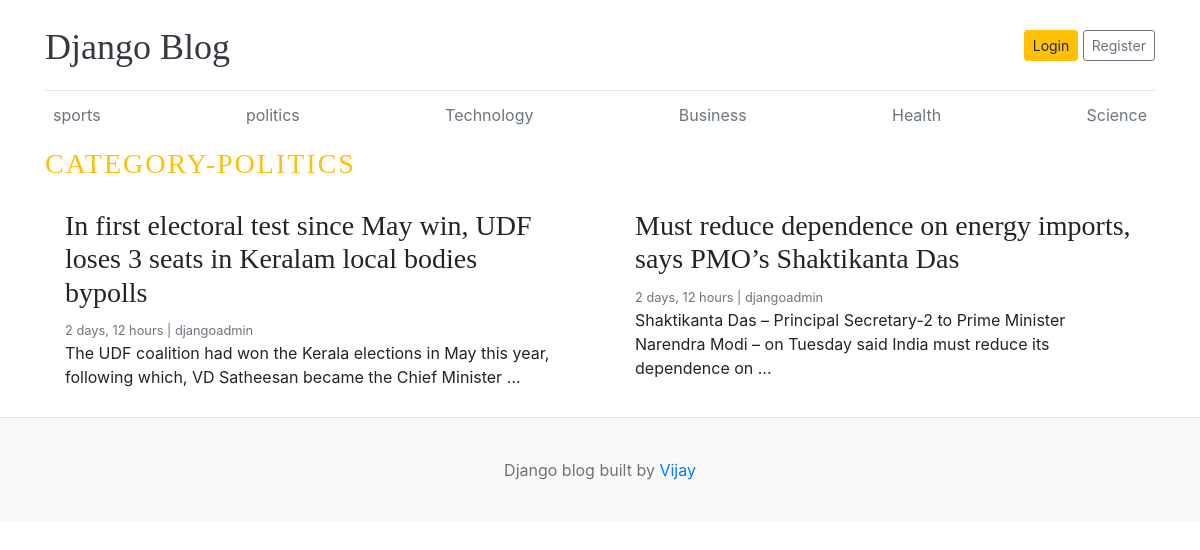
The app's page /category/2/ with its own data.
### blogs/models.py (models this page shows, shortened)
class Category(models.Model):
    category_name = models.CharField(max_length=50, unique=True)
    created_at = models.DateTimeField(auto_now_add=True)
    updated_at = models.DateTimeField(auto_now=True)
    class Meta:
        verbose_name_plural = 'categories'
    def __str__(self):
        return self.category_name

class Blog(models.Model):
    title = models.CharField(max_length=100)
    slug = models.SlugField(max_length=100)
    category = models.ForeignKey(Category, on_delete=models.CASCADE)
    author = models.ForeignKey(User, on_delete=models.CASCADE)
    featured_image = models.ImageField(upload_to='uploads/%Y/%m/%d')
    short_description = models.TextField(max_length=1000)
    blog_body = models.TextField(max_length=2000)
    status = models.CharField(max_length=20,choices=STATUS_CHOICES, default=0)
    is_featured = models.BooleanField(default=False)
    created_at = models.DateTimeField(auto_now_add=True)
    updated_at = models.DateTimeField(auto_now=True)

### blogs/views.py (the view)
# urls.py: path('<int:category_id>/', views.category_by_id, name='category_by_id'),
def category_by_id(request, category_id):
    posts = Blog.objects.filter(status = 'Published', category_id=category_id)
    category =  get_object_or_404(Category, id=category_id)
    context = {
        'posts': posts,
        'category': category,
    }
    return render(request, 'posts_by_category.html', context)

### blogs/context_processors.py (called while the page is built)
def get_categories(request):
    categories = Category.objects.all()
    return {'categories': categories}

### templates/posts_by_category.html (shortened to what this page needs)
{% extends 'base.html' %}
{% block content %}
  <h3 class="text-uppercase text-warning", style="letter-spacing: 2px;">Category-{{ category }}</h3>
  <div class="row mb-2">
    {% if posts %}
    {% for post in posts %}
    <div class="col-md-6">
      <div class="card border-0" >
        <div class="card-body">
          <h3>{{post.title}}</h3>
          <small class="mb-1 text-muted">{{post.created_at | timesince}} | {{ post.author }}</small>
          <p class="card-text">{{ post.short_description | truncatewords:20 }}</p>
        </div>
      </div>
    </div>
    {% endfor %}
    {% else %}
    <p>No posts available in this category.</p>
    {% endif %}
  </div>
</div>
{% endblock %}

### templates/base.html (shortened to what this page needs)
{% load static %}
<!DOCTYPE html>
<html lang="en">
<head>
    <link href="https://getbootstrap.com/docs/4.0/dist/css/bootstrap.min.css" rel="stylesheet">
    <link href="{% static 'css/blog.css' %}" rel="stylesheet">
  </head>
<body>
    <div class="container">
      <header class="blog-header py-3">
        <div class="row flex-nowrap justify-content-between align-items-center">
          <div class="col-8 pt-1">
            <a class="blog-header-logo text-dark" href="/">Django Blog</a>
          </div>
          <div class="col-4 d-flex justify-content-end align-items-center">
            <a class="btn btn-sm btn-warning" href="#">Login</a> &nbsp;
            <a class="btn btn-sm btn-outline-secondary" href="#">Register</a>
          </div>
        </div>
      </header>
      <div class="nav-scroller py-1 mb-2">
        <nav class="nav d-flex justify-content-between">
          {% for cat in categories %}
          <a class="p-2 text-muted" href="{% url 'category_by_id' cat.id %}">{{cat.category_name}}</a>
          {% endfor %}
        </nav>
      </div>
{% block content %}
{% endblock %}
 <footer class="blog-footer">
  <p>Django blog built by <a href="#">Vijay </a></p>
</footer>
</body>
</html>

### blog_main/static/css/blog.css (style rules this page uses)
.blog-header { border-bottom: 1px solid #e5e5e5; }
.blog-header-logo { font-family: "Playfair Display", Georgia, "Times New Roman", serif; font-size: 2.25rem; }
h1, h2, h3, h4, h5, h6 { font-family: "Playfair Display", Georgia, "Times New Roman", serif; }
.blog-footer { padding: 2.5rem 0; color: #727272; text-align: center; background-color: #f9f9f9; border-top: .05rem solid #e5e5e5; }
.blog-footer p:last-child { margin-bottom: 0; }

### records on screen
Category: category_name "sports"
Category: category_name "politics", category_name "POLITICS"
Category: category_name "Technology"
Category: category_name "Business"
Category: category_name "Health"
Category: category_name "Science"
Blog: title "In first electoral test since May win, UDF loses 3 seats in Keralam local bodies bypolls", created_at "2 days, 12 hours", author "djangoadmin", short_description "The UDF coalition had won the Kerala elections in May this year, following which, VD Satheesan became the Chief Minister …"
Blog: title "Must reduce dependence on energy imports, says PMO’s Shaktikanta Das", created_at "2 days, 12 hours", author "djangoadmin", short_description "Shaktikanta Das – Principal Secretary-2 to Prime Minister Narendra Modi – on Tuesday said India must reduce its dependence on …"
